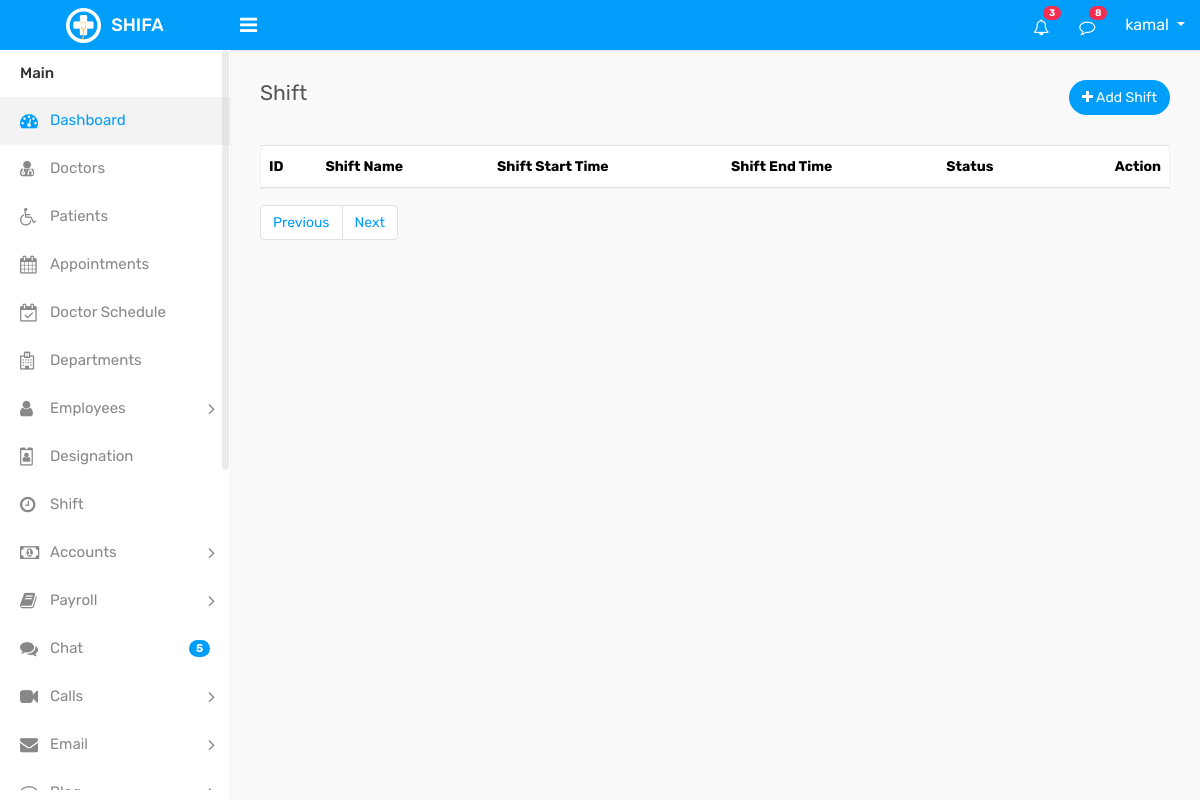
/shift/shift.php (signed in), run on an earlier commit of the app's database.
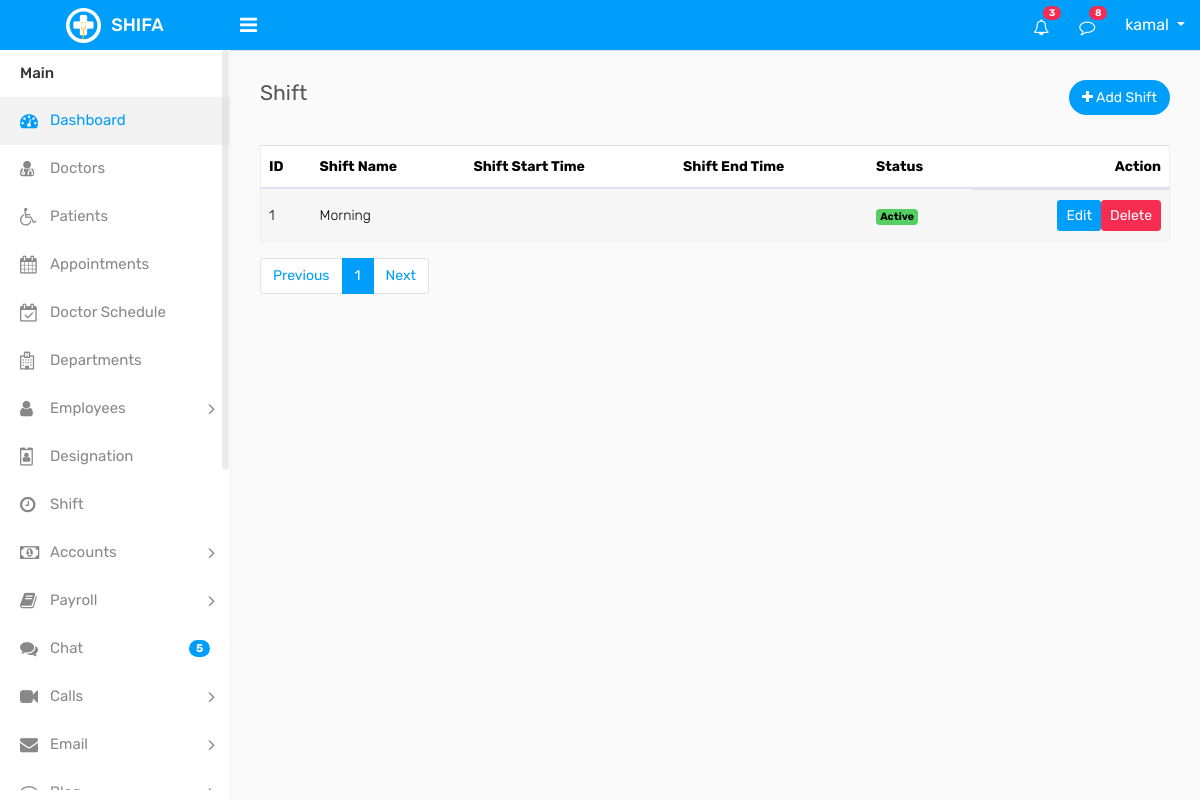
And on a later commit of the database.
### tables this page shows
CREATE TABLE `shift` (
  `id` int(11) NOT NULL,
  `shift_name` varchar(100) DEFAULT NULL,
  `shift_start` time DEFAULT NULL,
  `shift_end` time DEFAULT NULL,
  `status` int(2) DEFAULT NULL COMMENT '0=inactive,1=active',
  `created_at` timestamp NULL DEFAULT NULL,
  `updated_at` timestamp NULL DEFAULT NULL,
  `deleted_at` datetime DEFAULT NULL
);

### crud/crud_class.php (called while the page is built, shortened)
<?php
class crud_class{
    private $host = "localhost";
    private $username = "root";
    private $password = "";
    private $database = "shifa";
    public $conn;
    public function __construct(){
        $this->conn = new mysqli($this->host, $this->username, $this->password, $this->database);
    }
    public function common_select($table, $columns = "*", $where = [],$where_condition = "AND", $order_by = "",
        $sort_order = "ASC",$limit = "",$offset = ""){
        $result=[
            "status"=>false,
            "data"=>[],
            "message"=>""
        ];
        $sql = "SELECT $columns FROM $table";
        if(!empty($where)){
            $where_clauses = [];
            foreach($where as $column => $value){
                $where_clauses[] = "$table" . "." . "$column = '" . $this->conn->real_escape_string($value) . "'";
            }
            $sql .= " WHERE " . implode(" $where_condition ", $where_clauses);
            $sql .= " AND deleted_at IS NULL";
        }else{
            $sql .= " WHERE deleted_at IS NULL";
        }
        if(!empty($order_by)){
            $sql .= " ORDER BY $order_by $sort_order";
        }
        if(!empty($limit)){
            $sql .= " LIMIT $limit";
        }
        $rs = $this->conn->query($sql);
        if($rs->num_rows > 0){
            $result["status"] = true;
            $result["message"] = "Records found";
            while($row = $rs->fetch_object()){
                $result["data"][] = $row;
            }
            return $result;
        } else {
            $result["message"] = "No records found";
            return $result;
        }
    }
    public function number_of_records($table){
        $sql = "SELECT COUNT(*) as total FROM $table";
        $rs = $this->conn->query($sql);
        if($rs->num_rows > 0){
            $row = $rs->fetch_object();
            return $row->total;
        } else {
            return 0;
        }
    }
}

### component/connection.php (called while the page is built, shortened)
<?php
    $base_url = "http://localhost/shifa/";
    require_once  ($_SERVER['DOCUMENT_ROOT'] . "/shifa/crud/crud_class.php");
    $crud = new crud_class();
?>

### shift/shift.php (the view, shortened to what the changed rows need)
<?php require_once "../component/header.php"; ?>
<?php require_once "../component/sidebar.php"; ?>
        <div class="page-wrapper">
            <div class="content">
                <div class="row">
                    <div class="col-md-12">
                        <div class="table-responsive">
                            <table class="table table-striped custom-table mb-0 datatable">
                                <thead>
                                    <tr>
                                        <th>ID</th>
                                        <th>Shift Name</th>
                                        <th>Shift Start Time</th>
                                        <th>Shift End Time</th>
                                        <th>Status</th>
                                        <th class="text-right">Action</th>
                                    </tr>
                                </thead>
                                <tbody>
                                    <tr>
                                        <?php
                                        if(isset($_GET['page']) && is_numeric($_GET['page'])){
                                            $page = (int)$_GET['page'];
                                        } else {
                                            $page = 1;
                                        }
                                        $shift = $crud->common_select("shift",'*',[],'AND','id','ASC',10,($page-1)*10);
                                        if($shift['status']){
                                        foreach ($shift['data'] as $shift) { ?>
                                        <td><?= $shift->id ?></td>
                                        <td><?= $shift->shift_name ?></td>
                                        <td><?= $shift->shift_start_time ?></td>
                                        <td><?= $shift->shift_end_time ?></td>
                                        <td>
                                            <?php if ($shift->status == '1') { ?>
                                            <span class="badge bg-success">Active</span>
                                            <?php } else { ?>
                                            <span class="badge bg-danger">Inactive</span>
                                            <?php } ?>
                                        </td>
                                        <td class="d-flex justify-content-end">
                                            <a href="<?= $base_url ?>shift/edit_shift.php?id=<?= $shift->id ?>" class="btn btn-sm btn-primary mb-2 mb-lg-0 me-0 me-lg-2">Edit</a>
                                            <a onclick="return confirm('Are you sure you want to delete this shift?');" href="<?= $base_url ?>shift/delete_shift.php?id=<?= $shift->id ?>" class="btn btn-sm btn-danger">Delete</a>
                                        </td>
                                    </tr>
                                            <?php } } ?>
                                </tbody>
                            </table>
                        </div>
                        <div class="pb-3 ps-3 mt-3 d-flex justify-content-center justify-content-md-between justify-content-lg-between flex-wrap flex-md-nowrap">
                <nav aria-label="Page navigation" class="mb-3 mb-md-0 mb-lg-0">
                  <?php
                      $total_records = $crud->number_of_records("shift");
                      $records_per_page = 10;
                      $total_pages = ceil($total_records / $records_per_page);
                  ?>
                  <ul class="pagination">
                    <?php for ($i = 1; $i <= $total_pages; $i++) { ?>
                      <li class="page-item <?= ($i == $page) ? 'active' : '' ?>"><a class="page-link" href="<?= $base_url ?>shift/shift.php?page=<?= $i ?>"><?= $i ?></a></li>
                    <?php } ?>
                  </ul>
              </nav>
            </div>
        </div>
    </div>
</div>
        </div>
    </div>
<?php require_once "../component/footer.php"; ?>

What changed in the data, as far as the page shows it:
added shift: id "1", shift_name "Morning", status "Active"
Also different on the page:
new list line: "1"
